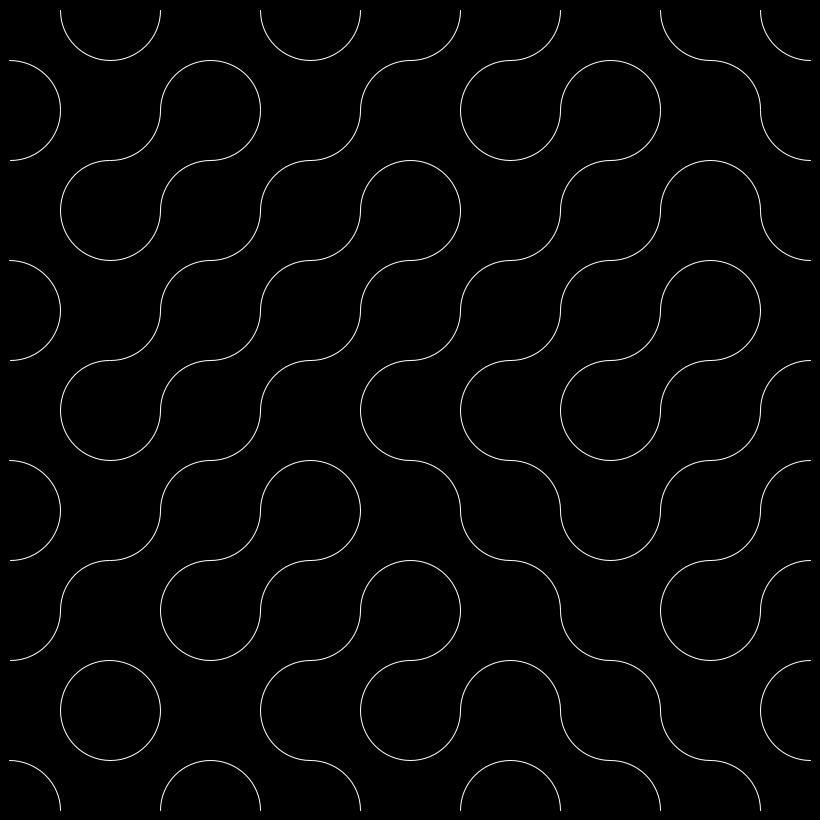
Frame 1 (no input)
Frame 60 (the mouse pressed at the canvas centre just before this capture): identical to frame 1, image omitted
Frame 120 (the mouse held since frame 60 and released just before this capture): identical to frame 1, image omitted

The Processing sketch that drew this single still picture (run headless with seeded random() and noise(); from frame 60 on, the mouse is pressed at the canvas centre):

// Processing sketch: Sketch_36
// ── Sketch_36.pde
Tile[] tiles;
ArrayList<GridPoint> gridList = new ArrayList<GridPoint>();
float gridWidth = 100, gridHeight = 100;
int gridCount = 0;

void setup()
{
    size(820,820);

    for (float x = 0; x < (width - 20); x += gridWidth) 
    {
        for (float y = 0; y < (height - 20); y += gridHeight) 
        {
            gridList.add(new GridPoint(x, y, gridWidth, gridHeight));
            gridCount++;
        }
    }

    tiles=new Tile[gridCount];

    for (int i=0; i<gridList.size(); i++)
    {
        tiles[i] = new Tile(gridList.get(i).x + gridList.get(i).gridWidth/2, gridList.get(i).y + gridList.get(i).gridHeight/2, gridWidth, gridHeight);
    }
}

void draw()
{    
    background(0);
    noFill();
    translate(10, 10);

    for( int i=0; i<tiles.length; i++ )
    {
        tiles[i].setStroke(1,255);
        tiles[i].draw();
    }

    for (GridPoint point : gridList)
    {
        //point.Draw();
    }

    save("frame.png");
}

class GridPoint 
{
    float x, y, gridWidth, gridHeight;
    ArrayList<GridPoint> gridList = new ArrayList<GridPoint>();

    GridPoint(float _x, float _y, float _gw, float _gh)
    {
        x = _x;
        y = _y; 
        gridWidth = _gw; 
        gridHeight = _gh;
    }

    void Draw()
    {       
        rect(x,y,gridWidth,gridHeight);
    }
}


// ── Tile.pde
class Tile 
{
    float centerX;
    float centerY;
    float tileWidth;
    float tileHeight;
    float strokeWeight = 0;
    color strokeColour;
    float angle = TWO_PI / 6;
    boolean fill = false;
    color fillColour;
    boolean depthCheck = false;
    int depthLevel = 1;
    int tileVariant = (int) random(0,2);

    Tile( float _x, float _y, float _tw, float _th)
    {
        centerX = _x;
        centerY = _y;
        tileWidth = _tw;
        tileHeight = _th;

        if (depthCheck == true)
        {
            depthLevel = (int) random(1,6);
        }
    }
 
    void draw() 
    {
        if(fill)
        {
            fill(fillColour);
        }
        else
        {
            noFill();
        }

        if(strokeWeight==0)
        {
            noStroke();
        }
        else
        {
            strokeWeight(strokeWeight);
            stroke(strokeColour);
        }

        switch (tileVariant)
        {
            case 0:
                //arc(x, y, width, height, start, stop);
                arc(centerX - tileWidth/2, centerY - tileHeight/2, tileWidth, tileHeight, 0, HALF_PI);
                arc(centerX + tileWidth/2, centerY + tileHeight/2, tileWidth, tileHeight, PI, PI+HALF_PI);
            break;

            case 1:
                arc(centerX + tileWidth/2, centerY -tileHeight/2, tileWidth, tileHeight, HALF_PI, PI);
                arc(centerX - tileWidth/2, centerY + tileHeight/2, tileWidth, tileHeight, PI+HALF_PI, TWO_PI);
            break;

        }
    }
 
    float centerX()
    {
        return centerX;
    }
 
    float centerY()
    {
        return centerY;
    }
 
    color getColour()
    {
        return fillColour;
    }
  
    void setFillColour(color col)
    {
        fill = true;
        fillColour = col;
    }
  
    void setNoFill(boolean yesno)
    {
        fill = yesno;
    }

    void setStroke(float weight, color col)
    {
        strokeWeight = weight;
        strokeColour = col;
    }
}
